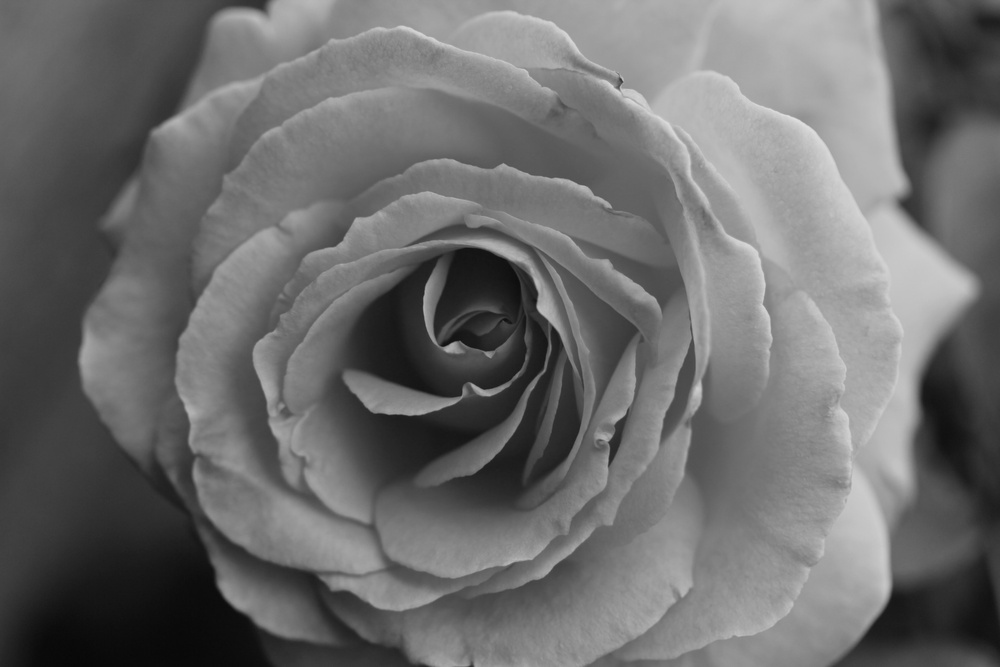
#> input picture Python/exercises/flower.jpg, 1000 x 667 px, shrunk from 1920 x 1280 before the run
$ python TestProj.py
#> lines starting #> are read from the running program, lines starting #| are printed output that depends on the picture
from numpy.matrixlib.defmatrix import matrix
import numpy as np
from scipy.linalg import eig, inv, sqrtm
import matplotlib.pyplot as plt
from PIL import Image

MAX_RANK = 5
FNAME = 'flower.jpg'

image = Image.open(FNAME).convert("L")
img_mat = np.asarray(image)

# A^T * A = PDP^T
transpose_img_mat = img_mat.transpose()
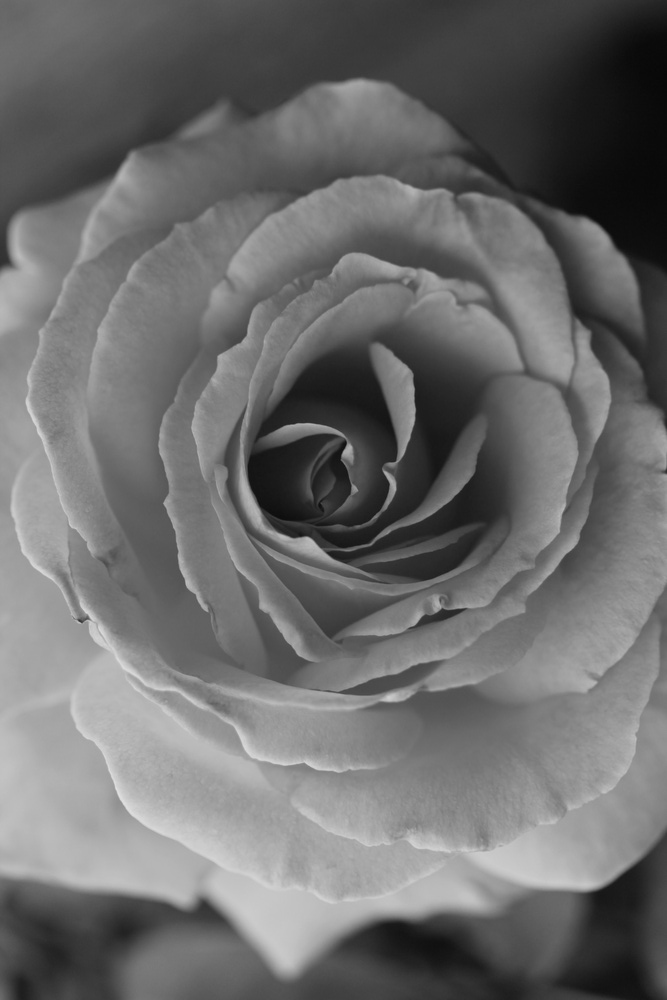
#> transpose_img_mat: shape (1000, 667); min 7, max 226, mean 108.7

symmetri = np.dot(img_mat, transpose_img_mat)
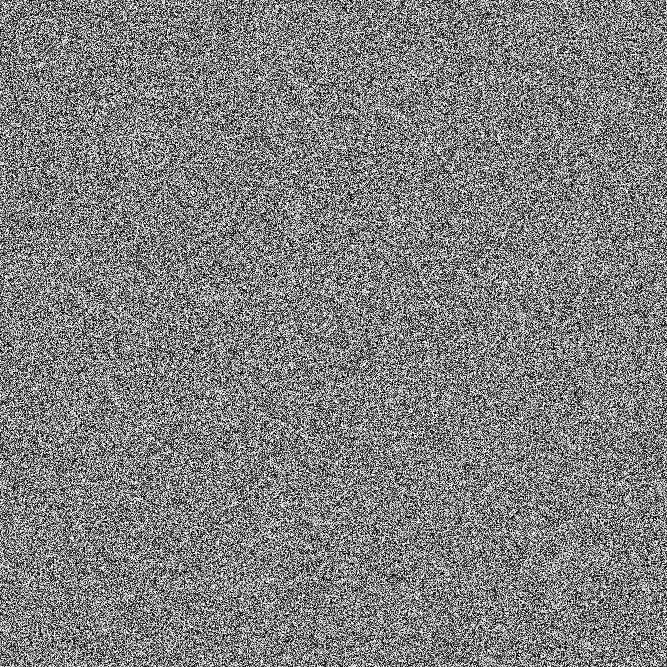
#> symmetri: shape (667, 667); min 0, max 255, mean 127.4

eVals, P = eig(symmetri)
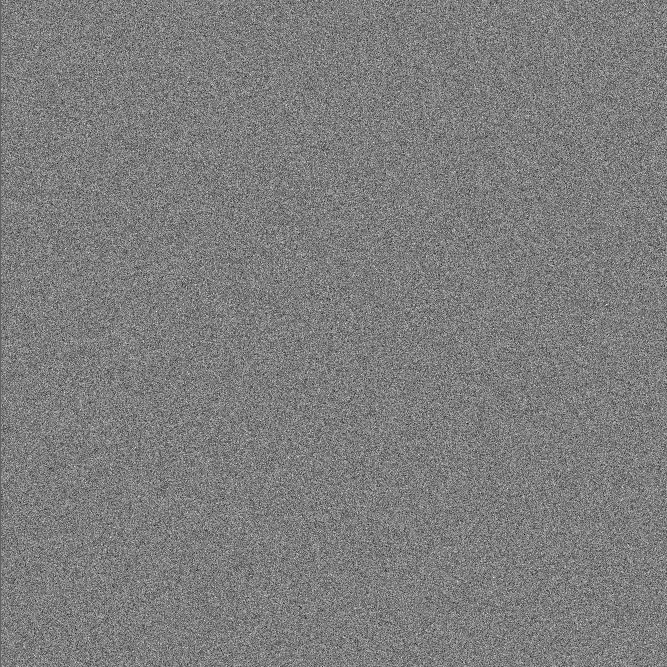
#> P: shape (667, 667) float32; min -0.195, max 0.2, mean -5.87e-05; drawn with min black and max white

P_inv = inv(P)
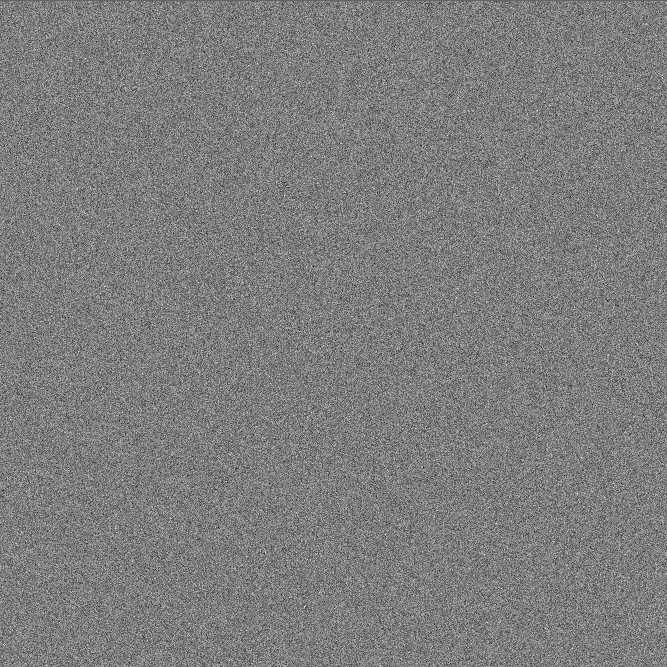
#> P_inv: shape (667, 667) float32; min -0.195, max 0.2, mean -5.87e-05; drawn with min black and max white

X = np.dot(P_inv, symmetri)
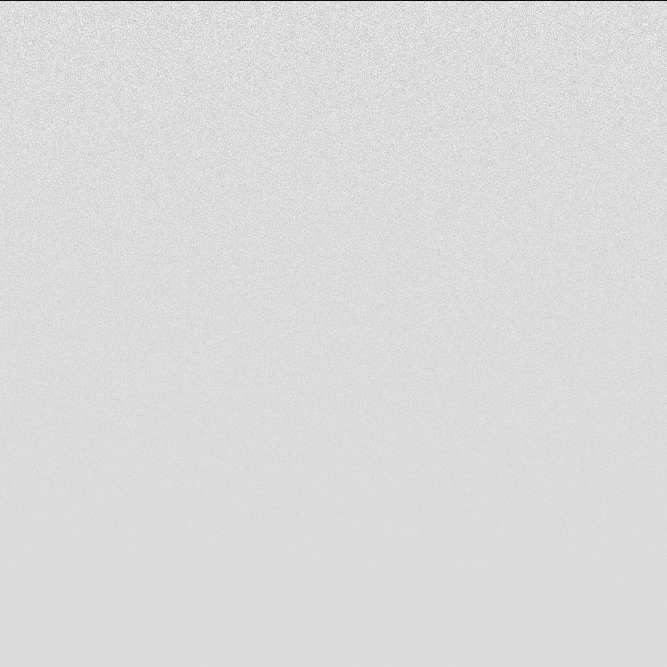
#> X: shape (667, 667) float32; min -3512.9, max 558.7, mean -4.9; drawn with min black and max white
D = np.dot(X, P)

V = P
E = sqrtm(D)

# sigma.Ui = Avi
m_diago = np.diag(D)
#> m_diago = 667 values, max 85036.2 at index 0, min -3814.5 at index 2, mean 124.7
k = len(m_diago)
#> k = 667
U = np.array([0 for i in range(k)]*k)
k = 0
for i in m_diago:
    tmp = i * np.dot(symmetri, D[:, k])
#> (the run stopped early here; a loop or call above may not have finished)
